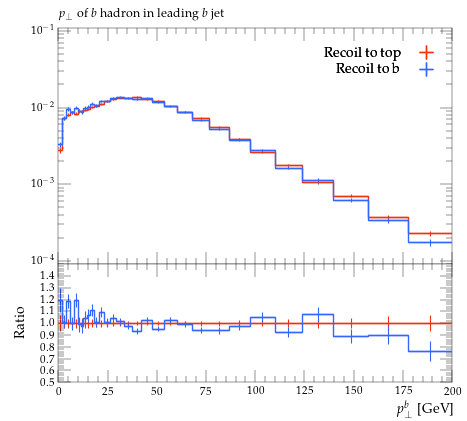

This chart was generated by the following Python code:
#! /usr/bin/env python

# This Python script was auto-generated using YODA v2.0.2.
# Analysis object: /MC_HFJETS/ptBHadrLead
# Timestamp: 30-07-2026 (15:57:45)

import matplotlib as mpl
import matplotlib.pyplot as plt
mpl.use('Agg') # comment out for interactive use
import os
import numpy as np

plotDir = os.path.split(os.path.realpath(__file__))[0]
if 'YODA_USER_PLOT_PATH' in globals():
    plot_outdir = globals()['YODA_USER_PLOT_PATH']
else:
    plot_outdir = plotDir

#plot style
plt.style.use(os.path.join(plotDir, '../default.mplstyle'))
# plot metadata
figW, figH = plt.rcParams['figure.figsize']
ax_xLabel = r'$p_\perp^b$ [GeV]'
ax_yLabel = r''
ax_title  = r'$p_\perp$ of $b$ hadron in leading $b$ jet'
ax_xScale = 'linear'
ax_yScale = 'log'
xLims = (0.0, 200.0)
yLims = (9e-05, 0.11000000000000001)

# TeX-friendly labels for the legend
labels = {
    'legend' : ([ r"Recoil to top", r"Recoil to b" ], r""),
}

# Adjust canvas width and height
canvasW = 10.0
canvasH = 9.0
figW *= canvasW/10.
figH *= canvasH/9.

# Create figure and axis objects
fig, (ax, ratio0_ax) = plt.subplots(2, 1, sharex=True,
                  figsize=(figW,figH), gridspec_kw={'height_ratios': (6.0, 3.0)})

# Set figure margins
plt.subplots_adjust(
    left   = 1.0 * plt.rcParams['figure.subplot.left'],
    right  = 1.0 * plt.rcParams['figure.subplot.right'],
    top    = 1.0 * plt.rcParams['figure.subplot.top'],
    bottom = 1.0 * plt.rcParams['figure.subplot.bottom'])

ratio0_ax.yaxis.set_major_locator(mpl.ticker.MultipleLocator(0.1))
ratio0_ax.set_ylim(0.5, 1.4999)
ratio0_ax.set_ylabel('Ratio')

# the numerical data is stored in a separate file
dataf = dict()
prefix = os.path.split(__file__)[0]
if prefix:    prefix = prefix + '/'
exec(open(prefix+'ptBHadrLead__data.py').read(), dataf)


legend_handles = dict() # keep track of handles for the legend

# style options for curves
# starts at zorder>=5 to draw curve on top of legend
styles = {
  'recoil_t': {
    'color' : '#EE3311',
    'linestyle' : '-',
    'linewidth' : 1,
    'marker' : 'none',
    'markersize' : 2,
    'capsize' : 0.0,
    'zorder' : 5,
    'histstyle' : 1,
    'drawstyle' : 'steps-pre',
    'xerrorbars' : 1,
    'yerrorbars' : 1,
    'fillcolor' : None,
    'fillopacity' : 1.0,
    'ratio0_linestyle' : '-',
    'ratio0_linewidth' : 1,
    'ratio0_marker' : 'none',
    'ratio0_markersize' : 2,
    'ratio0_capsize' : 0.0,
    'ratio0_zorder' : 5,
    'ratio0_histstyle' : 1,
    'ratio0_drawstyle' : 'steps-pre',
    'ratio0_xerrorbars' : 1,
    'ratio0_yerrorbars' : 1,
  },
  'recoil_b': {
    'color' : '#3366FF',
    'linestyle' : '-',
    'linewidth' : 1,
    'marker' : 'none',
    'markersize' : 2,
    'capsize' : 0.0,
    'zorder' : 6,
    'histstyle' : 1,
    'drawstyle' : 'steps-pre',
    'xerrorbars' : 1,
    'yerrorbars' : 1,
    'fillcolor' : None,
    'fillopacity' : 1.0,
    'ratio0_linestyle' : '-',
    'ratio0_linewidth' : 1,
    'ratio0_marker' : 'none',
    'ratio0_markersize' : 2,
    'ratio0_capsize' : 0.0,
    'ratio0_zorder' : 6,
    'ratio0_histstyle' : 1,
    'ratio0_drawstyle' : 'steps-pre',
    'ratio0_xerrorbars' : 1,
    'ratio0_yerrorbars' : 1,
  },
}

# curve from input yoda files in main panel
for label, yvals in dataf['yvals'].items():
    if all(np.isnan(v) for v in dataf['yvals'][label]):
        continue
    tmp = None
    if styles[label]['histstyle']: # draw as histogram
        xpos = dataf['xedges'][label] if styles[label]['drawstyle'] else dataf['xpoints'][label]
        ypos = np.insert(yvals, 0, yvals[0]) if styles[label]['drawstyle'] else yvals
        if styles[label]['fillcolor']: # fill area below curve
            ax.fill_between(xpos, ypos, step='pre',
                            color=styles[label]['fillcolor'],
                            alpha=styles[label]['fillopacity'])
        tmp, = ax.plot(xpos, ypos,
                       color=styles[label]['color'],
                       linestyle=styles[label]['linestyle'],
                       linewidth=styles[label]['linewidth'],
                       drawstyle=styles[label]['drawstyle'], solid_joinstyle='miter',
                       zorder=styles[label]['zorder'], label=label)
    tmp = ax.errorbar(dataf['xpoints'][label], yvals,
                      xerr=np.array(dataf['xerrs'][label])*styles[label]['xerrorbars'],
                      yerr=np.array(dataf['yerrs'][label])*styles[label]['yerrorbars'],
                      fmt=styles[label]['marker'], capsize=styles[label]['capsize'],
                      markersize=styles[label]['markersize'],
                      ecolor=styles[label]['color'],
                      color=styles[label]['color'], zorder=styles[label]['zorder'])
    tmp[-1][0].set_linestyle(styles[label]['linestyle'])
    tmp[-1][0].set_linewidth(styles[label]['linewidth'])
    if label in dataf['add_legend_handle']:  legend_handles[label] = tmp
    for varLabel in dataf['variation_yvals'].keys():
        if varLabel.startswith(label):
            tmp, = ax.plot(dataf['xedges'][label], dataf['variation_yvals'][varLabel],
                           color=styles[label]['color'],
                           linestyle=styles[label]['linestyle'],
                           linewidth=styles[label]['linewidth'],
                           drawstyle='steps-pre', solid_joinstyle='miter',
                           zorder=styles[label]['zorder'], alpha=0.5)


# plots on ratio panel
# curve from input yoda files in ratio panel
for label, yvals in dataf['ratio0_yvals'].items():
    if all(np.isnan(v) for v in yvals):
        continue
    if styles[label]['ratio0_histstyle']: # plot as histogram
        xpos = dataf['xedges']['recoil_t'] if styles[label]['ratio0_drawstyle'] else dataf['xpoints']['recoil_t']
        ypos = np.insert(yvals, 0, yvals[0]) if styles[label]['ratio0_drawstyle'] else yvals
        ratio0_ax.plot(xpos, ypos,
                       color=styles[label]['color'],
                       linewidth=styles[label]['linewidth'],
                       linestyle=styles[label]['ratio0_linestyle'],
                       drawstyle=styles[label]['ratio0_drawstyle'], zorder=styles[label]['zorder'],
                       solid_joinstyle='miter')
    tmp = ratio0_ax.errorbar(dataf['xpoints']['recoil_t'], yvals,
                             xerr=np.array(dataf['ref_xerrs'])*styles[label]['ratio0_xerrorbars'],
                             yerr=np.array(dataf['ratio0_yerrs'][label])*styles[label]['ratio0_yerrorbars'],
                             fmt=styles[label]['ratio0_marker'], capsize=styles[label]['ratio0_capsize'],
                             markersize=styles[label]['ratio0_markersize'],
                             ecolor=styles[label]['color'],
                             color=styles[label]['color'])
    tmp[-1][0].set_linestyle(styles[label]['ratio0_linestyle'])
    tmp[-1][0].set_linewidth(styles[label]['ratio0_linewidth'])

    for varlabel in dataf['ratio0_variation_vals'].keys():
        if varlabel.startswith(label):
            ratio0_ax.plot(dataf['xedges']['recoil_t'],
                            dataf['ratio0_variation_vals'][varlabel],
                            color=styles[label]['color'],
                            linestyle=styles[label]['linestyle'],
                            linewidth=styles[label]['linewidth'],
                            drawstyle='steps-pre', solid_joinstyle='miter',
                            zorder=1, alpha=0.5)

legend_items = list(legend_handles.values())
ax.add_artist(ax.legend(legend_items,
                        labels['legend'][0],
                        title=labels['legend'][1],
                        alignment='right',
                        loc='upper right',
                        bbox_to_anchor=(1.0, 0.97),markerfirst=False))

# set plot metadata as defined above
ratio0_ax.set_xlabel(ax_xLabel)
ratio0_ax.xaxis.set_label_coords(1., -0.15)
ax.set_ylabel(ax_yLabel, ha='right', va='top')
ax.yaxis.set_label_coords(-0.11, 1.0)
ax.set_title(ax_title, loc='left')
ax.set_xscale(ax_xScale)
ax.set_yscale(ax_yScale)
ax.set_xlim(xLims)
ax.set_ylim(yLims)

# tick formatting
plt.rcParams['xtick.top'] = True
plt.rcParams['ytick.right'] = True
ax.yaxis.set_major_locator(mpl.ticker.LogLocator(base=10.0, numticks=np.inf))
ax.yaxis.set_minor_locator(mpl.ticker.LogLocator(
                           base=10.0, subs=np.arange(0.1, 1, 0.1), numticks=np.inf))
fig.align_ylabels((ax, ratio0_ax))
plt.savefig(os.path.join(plot_outdir, 'ptBHadrLead.pdf'), format='PDF')
plt.savefig(os.path.join(plot_outdir, 'ptBHadrLead.png'), format='PNG')

plt.close(fig)
